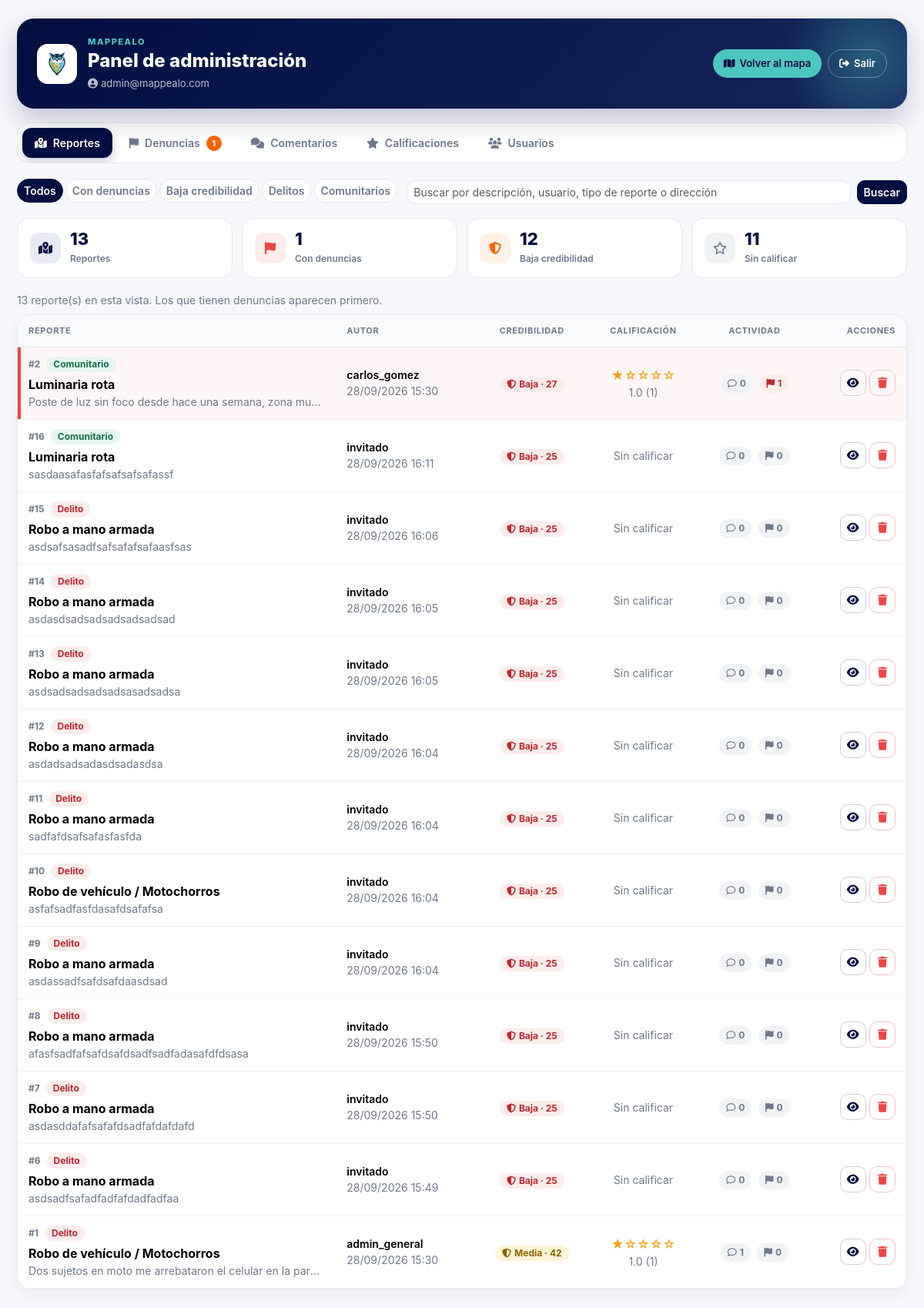
/pages/admin/reportes.php (signed in), run on the app's committed database.
### tables this page shows
CREATE TABLE `reporte` (
  `id_reporte` int(11) NOT NULL,
  `id_usuario` int(11) NOT NULL,
  `id_ubicacion` int(11) NOT NULL,
  `fecha_reporte` datetime NOT NULL DEFAULT current_timestamp(),
  `fecha_incidente` datetime NOT NULL,
  `descripcion` text NOT NULL,
  `estado` varchar(50) NOT NULL DEFAULT 'pendiente'
);

CREATE TABLE `usuario` (
  `id_usuario` int(11) NOT NULL,
  `nombre_usuario` varchar(100) NOT NULL,
  `email` varchar(150) NOT NULL,
  `password` varchar(255) NOT NULL,
  `fecha_registro` datetime NOT NULL DEFAULT current_timestamp(),
  `cuenta_verificada` tinyint(1) NOT NULL DEFAULT 0,
  `es_admin` tinyint(1) NOT NULL DEFAULT 0
);

### pages/admin/reportes.php (the view, shortened to what the rows shown need)
<?php
require_once __DIR__ . '/../../config/connection.php';
require_once __DIR__ . '/_nav.php';
require_once __DIR__ . '/../../config/credibilidad.php';
$condiciones = [];
$parametros = [];
$where = $condiciones ? 'WHERE ' . implode(' AND ', $condiciones) : '';
$stmt = $connection->prepare("
    SELECT
        r.id_reporte,
        r.descripcion,
        r.fecha_reporte,
        r.estado,
        u.nombre_usuario,
        ub.direccion,
        CASE WHEN rb.id_reporte IS NOT NULL THEN 'delito' WHEN ic.id_reporte IS NOT NULL THEN 'comunitario' ELSE 'otro' END AS categoria,
        COALESCE(tr.nombre, ti.nombre, '-') AS tipo,
        (SELECT ROUND(AVG(v.valor), 1) FROM valoracion v WHERE v.id_reporte = r.id_reporte) AS promedio,
        (SELECT COUNT(*) FROM valoracion v WHERE v.id_reporte = r.id_reporte) AS calificaciones,
        (SELECT COUNT(*) FROM comentario c WHERE c.id_reporte = r.id_reporte) AS comentarios,
        (SELECT COUNT(*) FROM advertencia a WHERE a.id_reporte = r.id_reporte) AS denuncias
    FROM reporte r
    INNER JOIN usuario u ON r.id_usuario = u.id_usuario
    INNER JOIN ubicacion ub ON r.id_ubicacion = ub.id_ubicacion
    LEFT JOIN robo rb ON r.id_reporte = rb.id_reporte
    LEFT JOIN tipo_robo tr ON rb.id_tipo_robo = tr.id_tipo_robo
    LEFT JOIN incidente_comunitario ic ON r.id_reporte = ic.id_reporte
    LEFT JOIN tipo_incidente ti ON ic.id_tipo_incidente = ti.id_tipo_incidente
    $where
    ORDER BY denuncias DESC, r.fecha_reporte DESC
");
$stmt->execute($parametros);
$reportes = $stmt->fetchAll(PDO::FETCH_ASSOC);
$credibilidades = credibilidad_reportes($connection);
?>
<!DOCTYPE html>
<html lang="es">
<head>
    <?php admin_head('Reportes'); ?>
</head>
<body class="admin-body">
<div class="container py-4">
    <?php admin_nav($connection, 'reportes'); ?>
    <div class="table-responsive">
        <table class="table table-hover align-middle admin-tabla-reportes">
            <thead>
                <tr>
                    <th>Reporte</th>
                    <th>Autor</th>
                    <th class="text-center">Credibilidad</th>
                    <th class="text-center">Calificación</th>
                    <th class="text-center">Actividad</th>
                    <th class="text-end">Acciones</th>
                </tr>
            </thead>
            <tbody>
            <?php foreach ($reportes as $r): ?>
                <tr class="<?= $r['denuncias'] > 0 ? 'fila-denunciada' : '' ?>">
                    <td class="celda-reporte">
                        <div class="d-flex align-items-center gap-2 mb-1">
                            <span class="admin-id">#<?= (int) $r['id_reporte'] ?></span>
                            <span class="badge <?= $r['categoria'] === 'delito' ? 'text-bg-danger' : 'text-bg-success' ?>"><?= admin_e(ucfirst($r['categoria'])) ?></span>
                        </div>
                        <strong class="d-block"><?= admin_e($r['tipo']) ?></strong>
                        <div class="small text-muted text-truncate" title="<?= admin_e($r['descripcion']) ?>"><?= admin_e($r['descripcion']) ?></div>
                    </td>
                    <td class="small text-nowrap">
                        <span class="fw-semibold"><?= admin_e($r['nombre_usuario']) ?></span><br>
                        <span class="text-muted"><?= admin_fecha($r['fecha_reporte']) ?></span>
                    </td>
                    <td class="text-center"><?= admin_credibilidad($credibilidades[(int) $r['id_reporte']] ?? null) ?></td>
                    <td class="text-center text-nowrap">
                        <?php if ($r['calificaciones'] > 0): ?>
                            <span class="text-warning"><?= admin_estrellas($r['promedio']) ?></span>
                            <div class="small text-muted"><?= admin_e($r['promedio']) ?> (<?= (int) $r['calificaciones'] ?>)</div>
                        <?php else: ?>
                            <span class="small text-muted">Sin calificar</span>
                        <?php endif; ?>
                    </td>
                    <td class="text-center text-nowrap">
                        <span class="admin-chip" title="Comentarios"><i class="fa-regular fa-comment"></i> <?= (int) $r['comentarios'] ?></span>
                        <span class="admin-chip <?= $r['denuncias'] > 0 ? 'rojo' : '' ?>" title="Denuncias"><i class="fa-solid fa-flag"></i> <?= (int) $r['denuncias'] ?></span>
                    </td>
                    <td class="text-end text-nowrap">
                        <a href="reporte.php?id=<?= (int) $r['id_reporte'] ?>" class="btn btn-sm btn-outline-primary btn-icono" title="Ver detalle" aria-label="Ver detalle del reporte #<?= (int) $r['id_reporte'] ?>"><i class="fa-solid fa-eye"></i></a>
                        <?= admin_form_accion('borrar_reporte', ['id' => $r['id_reporte']], '<i class="fa-solid fa-trash"></i>', 'btn btn-sm btn-outline-danger btn-icono',
                            "¿Borrar el reporte #{$r['id_reporte']}? También se borran sus comentarios, calificaciones y denuncias. No se puede deshacer.") ?>
                    </td>
                </tr>
            <?php endforeach; ?>
            </tbody>
        </table>
    </div>
</div>
</body>
</html>

### pages/admin/_nav.php (shortened to what the rows shown need)
<?php
function admin_e($texto): string
{
    return htmlspecialchars((string) $texto, ENT_QUOTES, 'UTF-8');
}
function admin_fecha(?string $fecha): string
{
    $t = strtotime($fecha);
    return $t ? date('d/m/Y H:i', $t) : admin_e($fecha);
}
function admin_estrellas($valor): string
{
    $n = max(0, min(5, (int) round((float) $valor)));
    return str_repeat('★', $n) . str_repeat('☆', 5 - $n);
}
function admin_credibilidad(?array $cred, bool $conTexto = true): string
{
    $clase = ['alta' => 'text-bg-success', 'media' => 'text-bg-warning', 'baja' => 'text-bg-danger'][$cred['nivel']['clave']] ?? 'text-bg-secondary';
    $texto = $conTexto ? admin_e($cred['nivel']['texto']) . ' · ' : '';
    return '<span class="badge ' . $clase . '" title="Índice de credibilidad (0 a 100)"><i class="fa-solid fa-shield-halved me-1"></i>' . $texto . (int) $cred['puntaje'] . '</span>';
}
function admin_form_accion(string $accion, array $campos, string $texto, string $clase, string $confirmacion): string
{
    $html = '<form method="POST" action="../../handler/admin/moderacion_handler.php" class="d-inline" onsubmit="return confirm(' . admin_e(json_encode($confirmacion)) . ');">';
    $html .= '<input type="hidden" name="csrf_token" value="' . admin_e(csrf_token()) . '">';
    $html .= '<input type="hidden" name="accion" value="' . admin_e($accion) . '">';
    $html .= '<input type="hidden" name="volver" value="' . admin_e($_SERVER['REQUEST_URI'] ?? '') . '">';
    foreach ($campos as $nombre => $valor) {
        $html .= '<input type="hidden" name="' . admin_e($nombre) . '" value="' . admin_e($valor) . '">';
    }
    $html .= '<button type="submit" class="' . admin_e($clase) . '">' . $texto . '</button></form>';
    return $html;
}
function admin_nav(PDO $connection, string $activa): void
{
    ?>
    <header class="admin-hero">
        <div class="admin-hero-marca">
            <div>
                <h1>Panel de administración</h1>
            </div>
        </div>
    </header>
    <?php
}
function admin_head(string $titulo): void
{
    ?>
    <link href="https://cdn.jsdelivr.net/npm/bootstrap@5.3.7/dist/css/bootstrap.min.css" rel="stylesheet">
    <link rel="stylesheet" href="https://cdnjs.cloudflare.com/ajax/libs/font-awesome/6.5.2/css/all.min.css">
    <link rel="stylesheet" href="../../assets/css/admin.css?v=5">
    <?php
}

### data on the page
reporte: id_reporte "2", categoria "Comunitario", tipo "Luminaria rota", descripcion "Poste de luz sin foco desde hace una semana, zona mu…", id_usuario.nombre_usuario "carlos_gomez", fecha_reporte "28/09/2026 15:30", texto "Baja ·", puntaje "27", promedio "★☆☆☆☆", promedio "1.0", calificaciones "1", comentarios "0", denuncias "1"
reporte: id_reporte "16", categoria "Comunitario", tipo "Luminaria rota", descripcion "sasdaasafasfafsafsafsafassf", id_usuario.nombre_usuario "invitado", fecha_reporte "28/09/2026 16:11", texto "Baja ·", puntaje "25", shows "Sin calificar", comentarios "0", denuncias "0"
reporte: id_reporte "15", categoria "Delito", tipo "Robo a mano armada", descripcion "asdsafsasadfsafsafafsafaasfsas", id_usuario.nombre_usuario "invitado", fecha_reporte "28/09/2026 16:06", texto "Baja ·", puntaje "25", shows "Sin calificar", comentarios "0", denuncias "0"
reporte: id_reporte "14", categoria "Delito", tipo "Robo a mano armada", descripcion "asdasdsadsadsadsadsadsad", id_usuario.nombre_usuario "invitado", fecha_reporte "28/09/2026 16:05", texto "Baja ·", puntaje "25", shows "Sin calificar", comentarios "0", denuncias "0"
reporte: id_reporte "13", categoria "Delito", tipo "Robo a mano armada", descripcion "asdsadsadsadsadsasadsadsa", id_usuario.nombre_usuario "invitado", fecha_reporte "28/09/2026 16:05", texto "Baja ·", puntaje "25", shows "Sin calificar", comentarios "0", denuncias "0"
reporte: id_reporte "12", categoria "Delito", tipo "Robo a mano armada", descripcion "asdadsadsadasdsadasdsa", id_usuario.nombre_usuario "invitado", fecha_reporte "28/09/2026 16:04", texto "Baja ·", puntaje "25", shows "Sin calificar", comentarios "0", denuncias "0"
reporte: id_reporte "11", categoria "Delito", tipo "Robo a mano armada", descripcion "sadfafdsafsafasfasfda", id_usuario.nombre_usuario "invitado", fecha_reporte "28/09/2026 16:04", texto "Baja ·", puntaje "25", shows "Sin calificar", comentarios "0", denuncias "0"
reporte: id_reporte "10", categoria "Delito", tipo "Robo de vehículo / Motochorros", descripcion "asfafsadfasfdasafdsafafsa", id_usuario.nombre_usuario "invitado", fecha_reporte "28/09/2026 16:04", texto "Baja ·", puntaje "25", shows "Sin calificar", comentarios "0", denuncias "0"
reporte: id_reporte "9", categoria "Delito", tipo "Robo a mano armada", descripcion "asdassadfsafdsafdaasdsad", id_usuario.nombre_usuario "invitado", fecha_reporte "28/09/2026 16:04", texto "Baja ·", puntaje "25", shows "Sin calificar", comentarios "0", denuncias "0"
reporte: id_reporte "8", categoria "Delito", tipo "Robo a mano armada", descripcion "afasfsadfafsafdsafdsadfsadfadasafdfdsasa", id_usuario.nombre_usuario "invitado", fecha_reporte "28/09/2026 15:50", texto "Baja ·", puntaje "25", shows "Sin calificar", comentarios "0", denuncias "0"
reporte: id_reporte "7", categoria "Delito", tipo "Robo a mano armada", descripcion "asdasddafafsafafdsadfafdafdafd", id_usuario.nombre_usuario "invitado", fecha_reporte "28/09/2026 15:50", texto "Baja ·", puntaje "25", shows "Sin calificar", comentarios "0", denuncias "0"
reporte: id_reporte "6", categoria "Delito", tipo "Robo a mano armada", descripcion "asdsadfsafadfadfafdadfadfaa", id_usuario.nombre_usuario "invitado", fecha_reporte "28/09/2026 15:49", texto "Baja ·", puntaje "25", shows "Sin calificar", comentarios "0", denuncias "0"
reporte: id_reporte "1", categoria "Delito", tipo "Robo de vehículo / Motochorros", descripcion "Dos sujetos en moto me arrebataron el celular en la par…", id_usuario.nombre_usuario "admin_general", fecha_reporte "28/09/2026 15:30", texto "Media ·", puntaje "42", promedio "★☆☆☆☆", promedio "1.0", calificaciones "1", comentarios "1", denuncias "0"

### other printed values
admin_e($email) "admin@mappealo.com"
$texto "Reportes"
$texto "Denuncias"
$contador "1"
$texto "Comentarios"
$texto "Calificaciones"
$texto "Usuarios"
$texto "Todos"
$texto "Con denuncias"
$texto "Baja credibilidad"
$texto "Delitos"
$texto "Comunitarios"
$estadisticas['total'] "13"
$estadisticas['denunciados'] "1"
$bajaCredibilidad "12"
